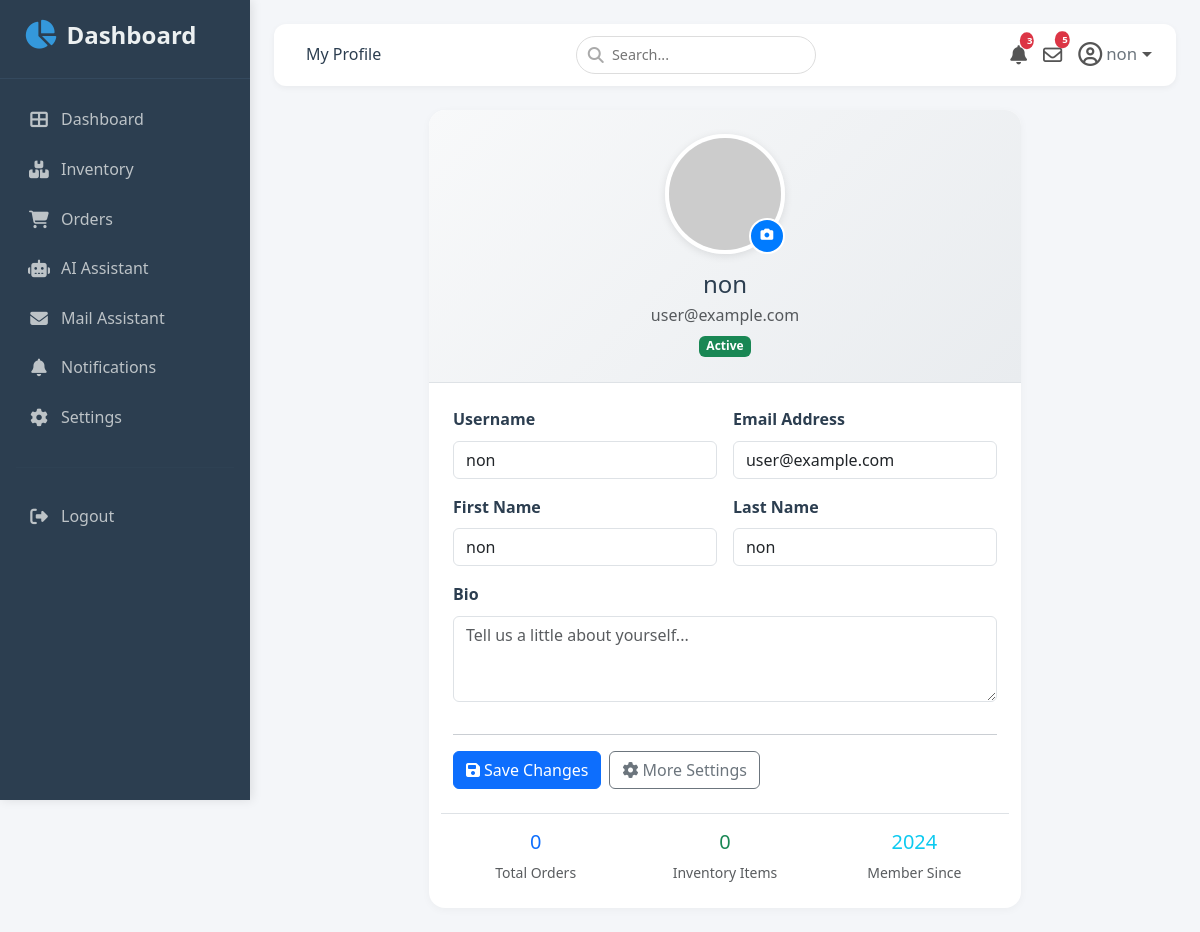
The app's page /profile (signed in) with its own data.
### app.py (models this page shows, shortened)
class User(UserMixin, db.Model):
    id            = db.Column(db.Integer, primary_key=True)
    first_name    = db.Column(db.String(80), nullable=False)
    last_name     = db.Column(db.String(80), nullable=False)
    username      = db.Column(db.String(80), unique=True, nullable=False)
    password_hash = db.Column(db.String(200), nullable=False)

### app.py (the view)
@app.route('/profile')
@login_required
def profile():
    return render_template('profile.html')

### app.py (called while the page is built)
@login_manager.user_loader
def load_user(user_id):
    return User.query.get(int(user_id))

### templates/profile.html (shortened to what this page needs)
{% extends "base.html" %}
{% block page_title %}My Profile{% endblock %}
{% block content %}
<div class="profile-container">
  <div class="row justify-content-center">
    <div class="col-lg-8">
      <div class="profile-card">
        <div class="profile-header text-center p-4 border-bottom">
          <div class="position-relative d-inline-block mb-3">
            <img src="{{ current_user.avatar_url or 'https://ui-avatars.com/api/?name=' + current_user.username + '&background=007bff&color=fff&size=128' }}"
                 alt="Profile Photo"
                 class="rounded-circle"
                 style="width: 120px; height: 120px; object-fit: cover; border: 4px solid #fff; box-shadow: 0 2px 8px rgba(0,0,0,0.1);">
            <label for="avatarUpload" class="avatar-upload-btn" style="position: absolute; bottom: 0; right: 0; background: #007bff; color: #fff; border-radius: 50%; width: 36px; height: 36px; display: flex; align-items: center; justify-content: center; cursor: pointer; border: 2px solid #fff; transition: 0.2s;">
              <i class="fas fa-camera" style="font-size: 0.8rem;"></i>
            </label>
          </div>
          <h4 class="mb-1">{{ current_user.username }}</h4>
          <p class="text-muted mb-0">{{ current_user.email if current_user.email else 'user@example.com' }}</p>
          <span class="badge bg-success mt-2">Active</span>
        </div>
        <div class="profile-body p-4">
          <form action="#" method="POST">
            <div class="row g-3">
              <div class="col-md-6">
                <label for="username" class="form-label fw-semibold">Username</label>
                <input type="text" class="form-control" id="username" name="username" value="{{ current_user.username }}" required>
              </div>
              <div class="col-md-6">
                <label for="email" class="form-label fw-semibold">Email Address</label>
                <input type="email" class="form-control" id="email" name="email" value="{{ current_user.email if current_user.email else 'user@example.com' }}" required>
              </div>
              <div class="col-md-6">
                <label for="firstName" class="form-label fw-semibold">First Name</label>
                <input type="text" class="form-control" id="firstName" name="first_name" value="{{ current_user.first_name if current_user.first_name else '' }}">
              </div>
              <div class="col-md-6">
                <label for="lastName" class="form-label fw-semibold">Last Name</label>
                <input type="text" class="form-control" id="lastName" name="last_name" value="{{ current_user.last_name if current_user.last_name else '' }}">
              </div>
              <div class="col-12">
                <label for="bio" class="form-label fw-semibold">Bio</label>
                <textarea class="form-control" id="bio" name="bio" rows="3" placeholder="Tell us a little about yourself...">{{ current_user.bio if current_user.bio else '' }}</textarea>
              </div>
              <div class="col-12">
                <hr>
                <div class="d-flex gap-2">
                  <button type="submit" class="btn btn-primary">
                    <i class="fas fa-save me-1"></i>Save Changes
                  </button>
                  <a href="{{ url_for('settings') }}" class="btn btn-outline-secondary">
                    <i class="fas fa-cog me-1"></i>More Settings
                  </a>
                </div>
              </div>
            </div>
          </form>
          <div class="row mt-4 pt-3 border-top">
            <div class="col-md-4 text-center">
              <h5 class="text-primary">{{ total_orders|default(0) }}</h5>
              <p class="text-muted small mb-0">Total Orders</p>
            </div>
            <div class="col-md-4 text-center">
              <h5 class="text-success">{{ total_items|default(0) }}</h5>
              <p class="text-muted small mb-0">Inventory Items</p>
            </div>
            <div class="col-md-4 text-center">
              <h5 class="text-info">{{ member_since|default('2024') }}</h5>
              <p class="text-muted small mb-0">Member Since</p>
            </div>
          </div>
        </div>
      </div>
    </div>
  </div>
</div>
{% endblock %}

### templates/base.html (shortened to what this page needs)
<!DOCTYPE html>
<html lang="en">
<head>
  <link href="https://cdn.jsdelivr.net/npm/bootstrap@5.3.0/dist/css/bootstrap.min.css" rel="stylesheet">
  <link rel="stylesheet" href="https://cdnjs.cloudflare.com/ajax/libs/font-awesome/6.4.0/css/all.min.css">
  <link rel="stylesheet" href="{{ url_for('static', filename='style.css') }}">
</head>
<body>
  <nav class="sidebar" id="sidebar">
    <div class="brand">
      <i class="fas fa-chart-pie"></i> Dashboard
    </div>
    <ul class="nav flex-column">
      <li class="nav-item">
        <a class="nav-link {% if request.endpoint == 'dashboard' %}active{% endif %}"
           href="{{ url_for('dashboard') }}">
          <i class="fas fa-th-large"></i> Dashboard
        </a>
      </li>
      <li class="nav-item">
        <a class="nav-link {% if request.endpoint == 'Machines' %}active{% endif %}"
           href="{{ url_for('Machines') }}">
          <i class="fas fa-boxes"></i> Inventory
        </a>
      </li>
      <li class="nav-item">
        <a class="nav-link {% if request.endpoint == 'orders' %}active{% endif %}"
           href="{{ url_for('orders') }}">
          <i class="fas fa-shopping-cart"></i> Orders
        </a>
      </li>
      <li class="nav-item">
        <a class="nav-link {% if request.endpoint == 'Ai_assistant' %}active{% endif %}"
           href="{{ url_for('Ai_assistant') }}">
          <i class="fas fa-robot"></i> AI Assistant
        </a>
      </li>
      <li class="nav-item">
        <a class="nav-link {% if request.endpoint == 'ai_mail_assistant' %}active{% endif %}"
           href="{{ url_for('ai_mail_assistant') }}">
          <i class="fas fa-envelope"></i> Mail Assistant
        </a>
      </li>
      <li class="nav-item">
        <a class="nav-link {% if request.endpoint == 'notifications' %}active{% endif %}"
           href="{{ url_for('notifications') }}">
          <i class="fas fa-bell"></i> Notifications
        </a>
      </li>
      <li class="nav-item">
        <a class="nav-link" href="{{ url_for('settings') }}"><i class="fas fa-cog"></i> Settings</a>
      </li>
    </ul>
    <hr style="border-color:#34495e; margin: 1.5rem 1rem;">
    <ul class="nav flex-column">
      <li class="nav-item">
        <a class="nav-link" href="{{ url_for('logout') }}"><i class="fas fa-sign-out-alt"></i> Logout</a>
      </li>
    </ul>
  </nav>
  <div class="main-content">
    <div class="top-navbar">
      <div>
        <span class="ms-2 d-none d-sm-inline">{% block page_title %}Dashboard{% endblock %}</span>
      </div>
      <div class="search-box d-none d-md-block">
        <i class="fas fa-search"></i>
        <input type="text" placeholder="Search...">
      </div>
      <div class="nav-icons d-flex align-items-center">
        <div class="dropdown me-2">
          <a href="{{ url_for('notifications') }}" class="text-decoration-none position-relative" id="notificationDropdown" role="button" data-bs-toggle="dropdown" aria-expanded="false">
            <i class="fas fa-bell" style="font-size: 1.2rem;"></i>
            <span class="badge bg-danger position-absolute top-0 start-100 translate-middle" id="navNotifCount" style="font-size: 0.6rem; padding: 0.25rem 0.45rem;">12</span>
          </a>
        </div>
        <a href="{{ url_for('ai_mail_assistant') }}" class="text-decoration-none me-2 position-relative">
          <i class="far fa-envelope" style="font-size: 1.2rem;"></i>
          <span class="badge bg-danger position-absolute top-0 start-100 translate-middle" style="font-size: 0.6rem; padding: 0.25rem 0.45rem;">5</span>
        </a>
        <div class="dropdown">
          <a href="#" class="text-decoration-none dropdown-toggle d-flex align-items-center"
             id="userDropdown" role="button" data-bs-toggle="dropdown" aria-expanded="false">
            <i class="far fa-user-circle fa-lg"></i>
            <span class="ms-1 d-none d-md-inline small text-secondary">
              {{ current_user.username if current_user.is_authenticated else 'Admin' }}
            </span>
          </a>
        </div>
      </div>
    </div>
    {% block content %}{% endblock %}
</body>
</html>

### static/style.css (style rules this page uses)
* { margin: 0; padding: 0; box-sizing: border-box; }
body { background-color: #f4f6f9; font-family: 'Segoe UI', Tahoma, Geneva, Verdana, sans-serif; color: #2c3e50; line-height: 1.6; }
a { text-decoration: none; color: inherit; }
.sidebar { position: fixed; top: 0; left: 0; height: 100vh; width: 250px; background-color: #2c3e50; color: #ecf0f1; transition: transform 0.3s ease; z-index: 1050; padding: 1rem 0; overflow-y: auto; box-shadow: 2px 0 10px rgba(0, 0, 0, 0.1); }
.sidebar .brand { font-size: 1.5rem; font-weight: 600; padding: 0 1.5rem 1.5rem 1.5rem; border-bottom: 1px solid #34495e; margin-bottom: 1rem; display: flex; align-items: center; gap: 10px; }
.sidebar .brand i { color: #3498db; font-size: 1.8rem; }
.sidebar .nav-link { color: #bdc3c7; padding: 0.75rem 1.5rem; border-left: 3px solid transparent; transition: all 0.2s ease; display: flex; align-items: center; gap: 10px; }
.sidebar .nav-link i { width: 24px; text-align: center; font-size: 1.1rem; }
.sidebar hr { border-color: #34495e; margin: 1.5rem 1rem; }
.main-content { margin-left: 250px; padding: 1.5rem; min-height: 100vh; transition: margin-left 0.3s ease; }
.top-navbar { background: #fff; border-radius: 12px; padding: 0.75rem 1.5rem; box-shadow: 0 2px 6px rgba(0, 0, 0, 0.05); margin-bottom: 1.5rem; display: flex; align-items: center; justify-content: space-between; }
.top-navbar .search-box { position: relative; }
.top-navbar .search-box input { border-radius: 30px; border: 1px solid #ddd; padding: 0.4rem 1rem 0.4rem 2.2rem; font-size: 0.9rem; width: 240px; transition: border 0.2s ease; }
.top-navbar .search-box i { position: absolute; left: 12px; top: 50%; transform: translateY(-50%); color: #aaa; }
.nav-icons { display: flex; align-items: center; gap: 0.5rem; }
.nav-icons a { color: #555; font-size: 1.2rem; position: relative; transition: color 0.2s ease; }
.nav-icons a .badge { position: absolute; top: -6px; right: -8px; font-size: 0.6rem; padding: 0.25rem 0.45rem; background: #e74c3c; color: #fff; border-radius: 50%; }

### templates/profile.html (style rules this page uses)
.profile-container { max-width: 900px; margin: 0 auto; }
.profile-card { background: #fff; border-radius: 16px; box-shadow: 0 2px 8px rgba(0,0,0,0.04); overflow: hidden; }
.profile-header { background: linear-gradient(135deg, #f8f9fa 0%, #e9ecef 100%); }

### records on screen
User: username "non", first_name "non", last_name "non"

### other values on screen
{{ current_user.email if current_user.email else 'user@example.com' }} "user@example.com"
{{ total_orders|default(0) }} "0"
{{ total_items|default(0) }} "0"
{{ member_since|default('2024') }} "2024"
